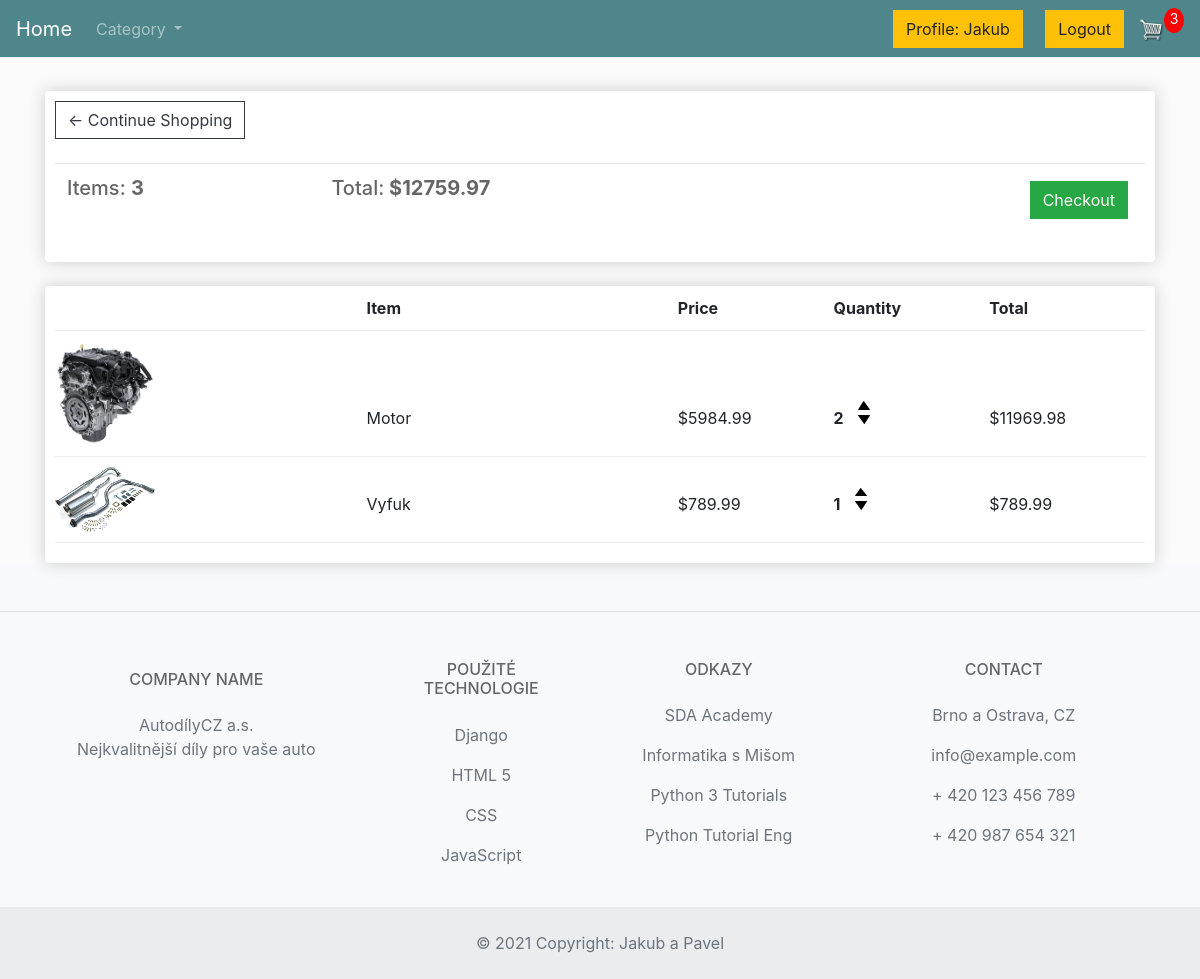
The page /cart/ (signed in) on the database as committed earlier.
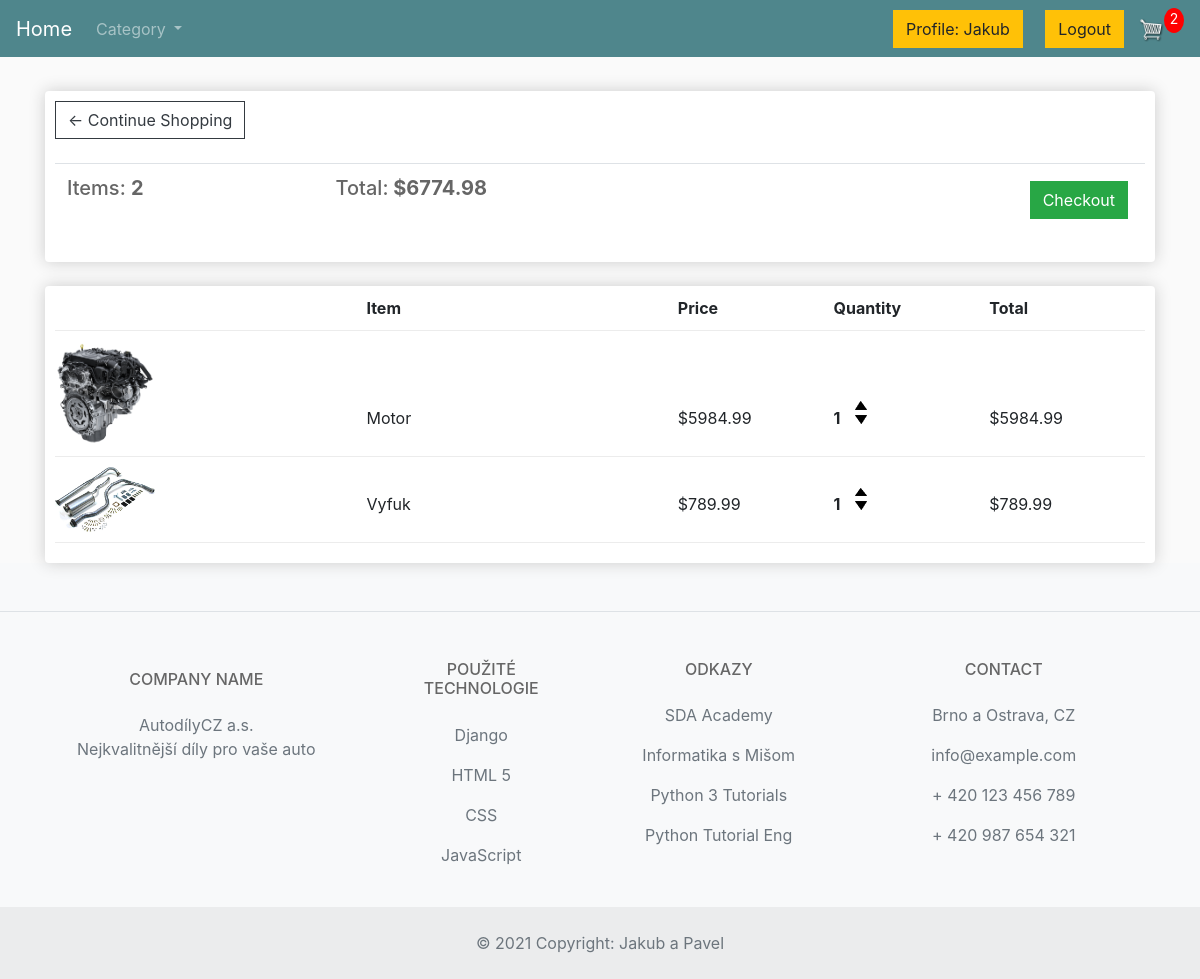
The same page on the database as committed later.
### store/models.py (models this page shows, shortened)
class Order(models.Model):
    customer = models.ForeignKey(Customer, on_delete=models.SET_NULL, null=True, blank=True)
    date_ordered = models.DateTimeField(auto_now_add=True)
    complete = models.BooleanField(default=False)
    transaction_id = models.CharField(max_length=100, null=True)
    @property
    def get_cart_total(self):
        orderitems = self.orderitem_set.all()
        total = sum([item.get_total for item in orderitems])
        return total
    @property
    def get_cart_items(self):
        orderitems = self.orderitem_set.all()
        total = sum([item.quantity for item in orderitems])
        return total

class OrderItem(models.Model):
    product = models.ForeignKey(Product, on_delete=models.SET_NULL, null=True)
    order = models.ForeignKey(Order, on_delete=models.SET_NULL, null=True)
    quantity = models.IntegerField(default=0, null=True, blank=True)
    date_added = models.DateTimeField(auto_now_add=True)
    @property
    def get_total(self):
        total = self.product.price * self.quantity
        return total

class Product(models.Model):
    name = models.CharField(max_length=200)
    price = models.FloatField()
    digital = models.BooleanField(default=False, null=True, blank=True)
    Description = models.CharField(max_length=500, default="bez popisu")
    image = models.ImageField(null=True, blank=True)
    category = models.ManyToManyField(Category, related_name='products')
    @property
    def imageURL(self):
        try:
            url = self.image.url
        except:
            url = ''
        return url

### store/views.py (the view)
# urls.py: path('cart/', views.cart, name="cart"),
def cart(request):
    data = cartData(request)
    cartItems = data['cartItems']
    order = data['order']
    items = data['items']
    categorys = Category.objects.all()
    context = {'items': items, 'order': order, 'cartItems': cartItems, 'categorys': categorys}
    return render(request, 'store/cart.html', context)

### store/utils.py (called while the page is built)
def cartData(request):
    if request.user.is_authenticated:
        customer = request.user.customer
        order, created = Order.objects.get_or_create(customer=customer, complete=False)
        items = order.orderitem_set.all()
        cartItems = order.get_cart_items
    else:
        cookieData = cookieCart(request)
        cartItems = cookieData['cartItems']
        order = cookieData['order']
        items = cookieData['items']
    return {'cartItems': cartItems, 'order': order, 'items': items}

### store/templates/store/cart.html (shortened to what this page needs)
{% extends 'store/main.html' %}
{% load static %}
{% block content %}
	<div class="row">
		<div class="col-lg-12">
			<div class="box-element">
				<a  class="btn btn-outline-dark" href="{% url 'store' %}">&#x2190; Continue Shopping</a>
				<br>
				<br>
				<table class="table">
					<tr>
						<th><h5>Items: <strong>{{order.get_cart_items}}</strong></h5></th>
						<th><h5>Total:<strong> ${{order.get_cart_total|floatformat:2}}</strong></h5></th>
						<th>
							<a  style="float:right; margin:5px;" class="btn btn-success" href="{% url 'checkout' %}">Checkout</a>
						</th>
					</tr>
				</table>
			</div>
			<br>
			<div class="box-element">
				<div class="cart-row">
					<div style="flex:2"><strong>Item</strong></div>
					<div style="flex:1"><strong>Price</strong></div>
					<div style="flex:1"><strong>Quantity</strong></div>
					<div style="flex:1"><strong>Total</strong></div>
				</div>
				{% for item in items %}
				<div class="cart-row">
					<div style="flex:2"><img class="row-image" src="{{item.product.imageURL}}"></div>
					<div style="flex:2"><p>{{item.product.name}}</p></div>
					<div style="flex:1"><p>${{item.product.price|floatformat:2}}</p></div>
					<div style="flex:1">
						<p class="quantity">{{item.quantity}}</p>
						<div class="quantity">
							<img data-product="{{item.product.id}}" data-action="add" class="chg-quantity update-cart" src="{% static  'images/arrow-up.png' %}">
							<img data-product="{{item.product.id}}" data-action="remove" class="chg-quantity update-cart" src="{% static  'images/arrow-down.png' %}">
						</div>
					</div>
					<div style="flex:1"><p>${{item.get_total|floatformat:2}}</p></div>
				</div>
				{% endfor %}
			</div>
		</div>
	</div>
{% endblock content %}

### store/templates/store/main.html (shortened to what this page needs)
<!DOCTYPE html>
{% load static %}
<html>
<head>
	<link rel="stylesheet" href="https://stackpath.bootstrapcdn.com/bootstrap/4.4.1/css/bootstrap.min.css">
	<link rel="stylesheet" type="text/css" href="{% static 'css/main.css' %}">
</head>
<body>
	<nav class="navbar navbar-expand-lg navbar-dark bg-dark">
	  <a class="navbar-brand" href="{% url 'home' %}">Home</a>
	  <div class="collapse navbar-collapse" id="navbarSupportedContent">
	    <ul class="navbar-nav mr-auto">
		  	<li class="nav-item dropdown">
        <a class="nav-link dropdown-toggle" href="#" id="navbarDropdownMenuLink" data-toggle="dropdown" aria-haspopup="true" aria-expanded="false">
          Category
        </a>
            </li>
	    </ul>
	    <div class="form-inline my-2 my-lg-0">
            {% if request.user.is_authenticated %}
                <a class="btn btn-warning" href="{% url 'profile' %}" >Profile: {{ request.user.username }}</a>
            {% endif %}
<p>   &nbsp; &nbsp; &nbsp;</p>
            {% if request.user.is_authenticated %}
            <a href="{% url 'logout' %}" class="btn btn-warning">Logout</a>
            {% endif %}
	     	<a href="{% url 'cart' %}">
	    		<img  id="cart-icon" src="{% static 'images/cart.png' %}">
	    	</a>
	    	<p id="cart-total">{{cartItems}}</p>
	    </div>
	  </div>
	</nav>
     <div class="container" >
            <br>
            {% block content %}
            {% endblock content %}
         </div>
<footer class="text-center text-lg-start bg-light text-muted">
  <section
    class="d-flex justify-content-center justify-content-lg-between p-4 border-bottom"
  >
  </section>
  <section class="">
    <div class="container text-center text-md-start mt-5">
      <div class="row mt-3">
        <div class="col-md-3 col-lg-4 col-xl-3 mx-auto mb-4">
          <h6 class="text-uppercase fw-bold mb-4">
            </i>Company name
          </h6>
          <p>
            AutodílyCZ a.s.<br>
			  Nejkvalitnější díly pro vaše auto
          </p>
        </div>
        <div class="col-md-2 col-lg-2 col-xl-2 mx-auto mb-4">
          <h6 class="text-uppercase fw-bold mb-4">
            Použité technologie
          </h6>
          <p>
            <a href="https://www.djangoproject.com/" class="text-reset">Django</a>
          </p>
          <p>
            <a href="https://www.w3schools.com/html/" class="text-reset">HTML 5</a>
          </p>
          <p>
            <a href="https://www.w3schools.com/css/" class="text-reset">CSS</a>
          </p>
          <p>
            <a href="https://www.javascript.com/" class="text-reset">JavaScript</a>
          </p>
        </div>
        <div class="col-md-3 col-lg-2 col-xl-2 mx-auto mb-4">
          <h6 class="text-uppercase fw-bold mb-4">
            Odkazy
          </h6>
          <p>
            <a href="https://sdacademy.cz/" class="text-reset">SDA Academy</a>
          </p>
          <p>
            <a href="https://www.youtube.com/channel/UChfHPD-cztBLoI-DJyRoSDQ" class="text-reset">Informatika s Mišom</a>
          </p>
          <p>
            <a href="https://youtube.com/playlist?list=PL9n3wo1YKCEge8OeAweKqzeqXA6fSaSXq" class="text-reset">Python 3 Tutorials</a>
          </p>
          <p>
            <a href="https://youtube.com/playlist?list=PLsyeobzWxl7poL9JTVyndKe62ieoN-MZ3" class="text-reset">Python Tutorial Eng</a>
          </p>
        </div>
        <div class="col-md-4 col-lg-3 col-xl-3 mx-auto mb-md-0 mb-4">
          <h6 class="text-uppercase fw-bold mb-4">
            Contact
          </h6>
          <p> Brno a Ostrava, CZ</p>
          <p>
            info@example.com
          </p>
          <p> + 420 123 456 789</p>
          <p> + 420 987 654 321</p>
        </div>
      </div>
    </div>
  </section>
  <div class="text-center p-4" style="background-color: rgba(0, 0, 0, 0.05);">
    © 2021 Copyright:
    <a class="text-reset fw-bold" href="https://github.com/JakubPatoprsty/eshop">Jakub a Pavel</a>
  </div>
</footer>
</body>
</html>

Rows that differ between the two databases and show on the page:
changed through a linked row, Order: get_cart_items "3" → "2"; get_cart_total "12759.97" → "6774.98"
changed OrderItem "Motor": quantity "2" → "1"; get_total "11969.98" → "5984.99"
Other text that changed with them:
{{ cartItems }}: "3" → "2"
